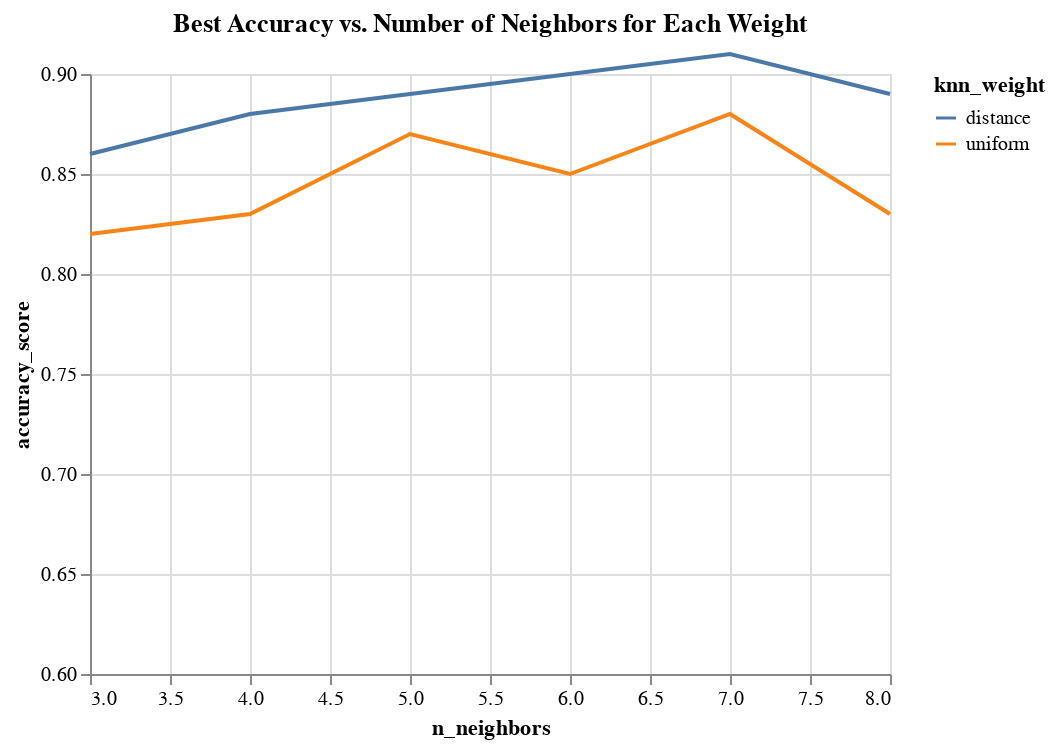

Source (notebook cell):
### Markdown cell above
## Grafik Weight vs N_Neight

### Code cell
import altair as alt

# Filter the dataframe to only include the best accuracy for each n_neighbors and metric
best_accuracy = history_df.groupby(['n_neighbors', 'knn_weight'])['accuracy_score'].max().reset_index()

# Create the line chart
chart = alt.Chart(best_accuracy).mark_line().encode(
    x='n_neighbors',
    y = alt.Y('accuracy_score:Q', scale=alt.Scale(domain=[0.6, 0.9])),
    color='knn_weight'
).properties(
    title='Best Accuracy vs. Number of Neighbors for Each Weight'
)

# Display the chart
chart

### Figure 1 — Vega-Lite specification as saved in the notebook (floating-point values rounded to 4 significant figures)
{"config": {"view": {"continuousWidth": 400, "continuousHeight": 300}}, "data": {"name": "data-d9ae96eb55f71c0178c76cce957006a0"}, "mark": "line", "encoding": {"color": {"field": "knn_weight", "type": "nominal"}, "x": {"field": "n_neighbors", "type": "quantitative"}, "y": {"field": "accuracy_score", "scale": {"domain": [0.6, 0.9]}, "type": "quantitative"}}, "title": "Best Accuracy vs. Number of Neighbors for Each Weight", "$schema": "https://vega.github.io/schema/vega-lite/v4.17.0.json", "datasets": {"data-d9ae96eb55f71c0178c76cce957006a0": [{"n_neighbors": 3, "knn_weight": "distance", "accuracy_score": 0.86}, {"n_neighbors": 3, "knn_weight": "uniform", "accuracy_score": 0.82}, {"n_neighbors": 4, "knn_weight": "distance", "accuracy_score": 0.88}, {"n_neighbors": 4, "knn_weight": "uniform", "accuracy_score": 0.83}, {"n_neighbors": 5, "knn_weight": "distance", "accuracy_score": 0.89}, {"n_neighbors": 5, "knn_weight": "uniform", "accuracy_score": 0.87}, {"n_neighbors": 6, "knn_weight": "distance", "accuracy_score": 0.9}, {"n_neighbors": 6, "knn_weight": "uniform", "accuracy_score": 0.85}, {"n_neighbors": 7, "knn_weight": "distance", "accuracy_score": 0.91}, {"n_neighbors": 7, "knn_weight": "uniform", "accuracy_score": 0.88}, {"n_neighbors": 8, "knn_weight": "distance", "accuracy_score": 0.89}, {"n_neighbors": 8, "knn_weight": "uniform", "accuracy_score": 0.83}]}}
